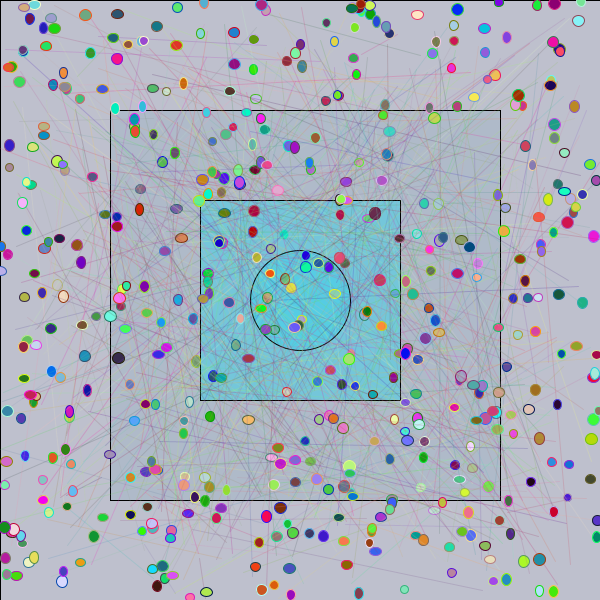
Frame 1 (no input)
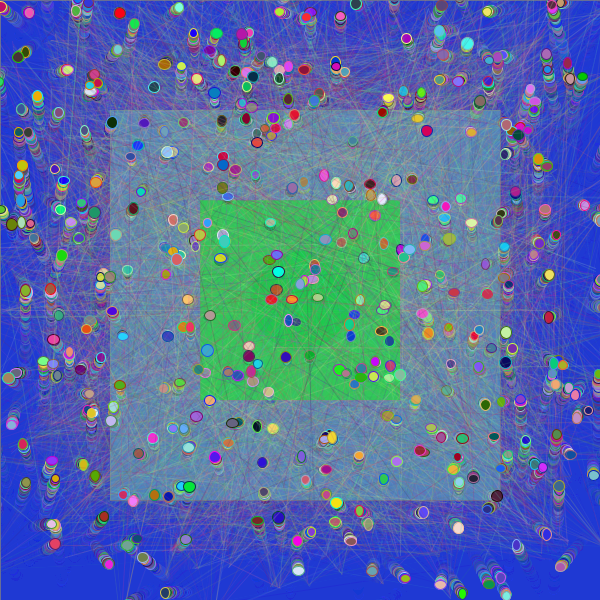
Frame 60 (the mouse pressed at the canvas centre just before this capture)
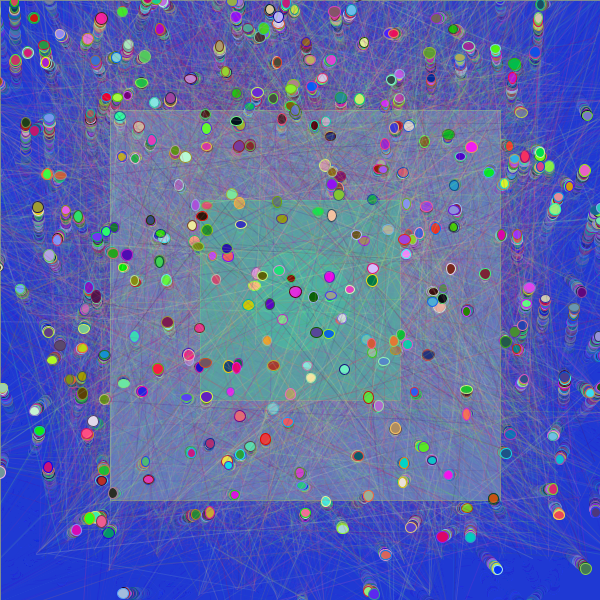
Frame 120 (the mouse held since frame 60 and released just before this capture)

The Processing sketch that drew these frames (run headless with seeded random() and noise(); from frame 60 on, the mouse is pressed at the canvas centre):

// Processing sketch: processing_50269
// ── processing_50269.pde

float[] xCoords = new float[500];
float[] yCoords = new float[500];
float[] xCoordsSquare = new float[500];
float[] yCoordsSquare = new float[500];
float[] xMove = new float[500];
float[] yMove = new float[500];

void setup(){
  size(600,600);
  for(int i = 0; i <500; i++) {
    xCoords[i]= random(width);
     yCoords[i]= random(height);
      xMove[i]= random(-1,1);
       yMove[i]= random(-3,1);
       xCoordsSquare[i]= random(width);
       yCoordsSquare[i]= random(width);
  }
}
       

void draw(){
  fill(20,50,220,20);
  rect(0,0, width,height);
  fill(random(0,255),random(0,255),180,random(0,100));
  rect(110,110,390,390);
 fill(random(0,255),random(0,255),random(0,255),random(0,255));
  rect(200,200, 200,200);
  ellipse(300,300, 100,100);
  stroke(random(0,255),random(0,255),random(0,255));
 fill(random(0,255),random(0,255),random(0,255));
  for(int i = 0; i<500; i++) {
    stroke(random(0,255),random(0,255),random(0,255));
    ellipse(xCoords[i], yCoords[i],random(8,12),random(8,12));
    xCoords[i]+= xMove [i];
    yCoords[i]+= yMove [i];
   fill(random(0,255),random(0,255),random(0,255));
    stroke(random(50,255),random(0,255),random(60,200),50);

    line(xCoordsSquare[i], yCoordsSquare[i],random(40,560),random(40,560));
    xCoordsSquare[i]+= xMove [i];
    yCoordsSquare[i]+= yMove [i];
  }
}
